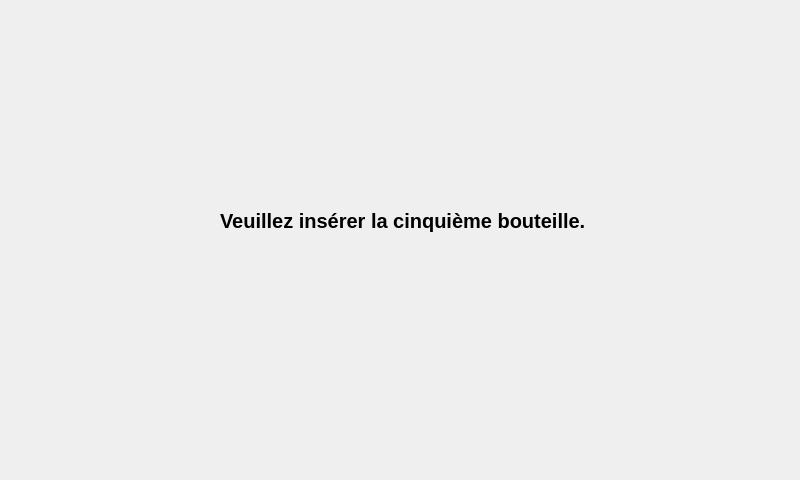
<?xml version="1.0" encoding="UTF-8"?>
<ui version="4.0">
 <class>pageetalo5</class>
 <widget class="QWidget" name="pageetalo5">
  <property name="geometry">
   <rect>
    <x>0</x>
    <y>0</y>
    <width>800</width>
    <height>480</height>
   </rect>
  </property>
  <property name="windowTitle">
   <string>Form</string>
  </property>
  <widget class="QLabel" name="label">
   <property name="geometry">
    <rect>
     <x>220</x>
     <y>190</y>
     <width>391</width>
     <height>61</height>
    </rect>
   </property>
   <property name="font">
    <font>
     <pointsize>15</pointsize>
     <bold>true</bold>
    </font>
   </property>
   <property name="text">
    <string>Veuillez insérer la cinquième bouteille.</string>
   </property>
  </widget>
 </widget>
 <resources/>
 <connections/>
</ui>
